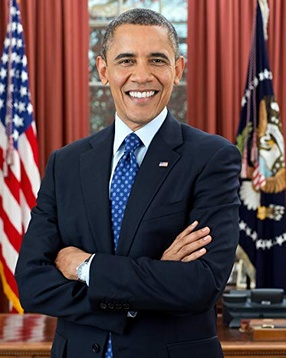
#> input picture images/Barack Obama.jpg, 286 x 358 px, shrunk from 425 x 531 before the run; its folder holds only this picture in this run
$ python particle_swarm_optimisation.py
#> lines starting #> are read from the running program, lines starting #| are printed output that depends on the picture
### code/basic_face_recognition.py
import numpy as np
import cv2
import os
from pathlib import Path

MIN_NEIGHBOURS = 5


def fr(scale_factor):
    '''
    Main face recognition function, uses the images directory as the dataset, trains a model
    on the available images and assigns a label to the input image based on the trained model.
    The labels are obtained from the file names of the images available in the images folder itself.

    @param scale_factor: the scale factor to be used for the face detection algorithm
    '''

    try:
        # get current working directory using Path
        current_working_directory = Path.cwd()
        images_directory = os.path.join(
            current_working_directory.parent, 'images')

        # Create a list to store the known people's names (images to train the model on)
        known_people = []
        for file_name in os.listdir(images_directory):
            person_name = os.path.splitext(file_name)[0]
            known_people.append(person_name)

        # Create LBPH recognizer, list to store data and labels
        recognizer = cv2.face.LBPHFaceRecognizer_create()
        training_data = []
        labels = []

        # Loop through known people
        for person_name in known_people:

            img_path = os.path.join(images_directory, f"{person_name}.jpg")
            img = cv2.imread(img_path, cv2.IMREAD_GRAYSCALE)

            # Extract the face from the image
            face_cascade = cv2.CascadeClassifier(
                cv2.data.haarcascades + 'haarcascade_frontalface_default.xml')
            faces = face_cascade.detectMultiScale(
                img, scaleFactor=scale_factor, minNeighbors=MIN_NEIGHBOURS, minSize=(30, 30))

            # add face to training data list and label to known labels
            for (x, y, w, h) in faces:
                face = img[y:y + h, x:x + w]
                training_data.append(face)
                labels.append(known_people.index(person_name))

        # Train the LBPH model with the training data and labels
        recognizer.train(training_data, np.array(labels))

        # Load the input image
        input_image_path = os.path.join(
            current_working_directory.parent, 'input.jpg')
        input_image = cv2.imread(input_image_path, cv2.IMREAD_GRAYSCALE)

        # Detect faces in the input image and loop through them
        faces = face_cascade.detectMultiScale(
            input_image, scaleFactor=scale_factor, minNeighbors=MIN_NEIGHBOURS, minSize=(30, 30))

        for (x, y, w, h) in faces:
            face = input_image[y:y + h, x:x + w]

            # Predict the label for the detected face using the trained LBPH model
            label, loss = recognizer.predict(face)
            confidence = 100 - loss

            # Check if the predicted label is in the known people list
            if label < len(known_people):
                person_name = known_people[label]
                cv2.putText(input_image, f"{person_name}: {confidence:.2f}",
                            (x, y - 10), cv2.FONT_HERSHEY_SIMPLEX, 0.7, (255, 0, 0), 2)

            # If the predicted label is not in the known people list, display 'Unidentified'
            else:
                cv2.putText(input_image, "Unidentified", (x, y - 10),
                            cv2.FONT_HERSHEY_SIMPLEX, 0.7, (255, 0, 0), 2)

        # [7 lines of commented-out code are left out]

        return (person_name, confidence)

    except Exception as e:
        # print('Error:', e)
        return ('undefined', 0)

### code/fitness_function.py

from basic_face_recognition import fr


def fitness_function(scale_factor):
    '''
    Universal fitness function for all search algorithms.
    If there is a label mismatch, return zero.
    Otherwise, return the confidence value.
    '''

    person_name, confidence = fr(scale_factor)
    return confidence, person_name

### code/particle_swarm_optimisation.py
import random
import datetime
import os
import matplotlib.pyplot as plt
from fitness_function import fitness_function


def particle_swarm_optimization(fitness_func, num_particles, max_iterations):
    '''
    Implementation of the particle swarm optimization algorithm for finding the maximum confidence that can be extracted from a facial recognition algorithm by varying the scale factor.

    @param fitness_func: the fitness function to be used to evaluate the fitness of each individual
    @param num_particles: the number of particles to be used in the algorithm
    @param max_iterations: the maximum number of iterations to be performed
    '''
#> called with num_particles = 5, max_iterations = 10

    # initialize the particles with random positions within the range of 1 to 2 and random velocities
    particles = []
    print(f'Initial particles:\n')
    for i in range(num_particles):
        position = random.uniform(1, 2)
        velocity = random.uniform(-0.1, 0.1)
        best_fitness, prediction = fitness_func(position)
        particle = {
            "position": position,
            "velocity": velocity,
            "best_position": position,
            "best_fitness": best_fitness,
            "prediction": prediction
        }
        print(
            f'Particle #{i + 1}: position: {particle["position"]:.4f}, velocity: {particle["velocity"]:.4f}, current fitness: {particle["best_fitness"]:.4f}')
        particles.append(particle)
#> this loop made 5 passes
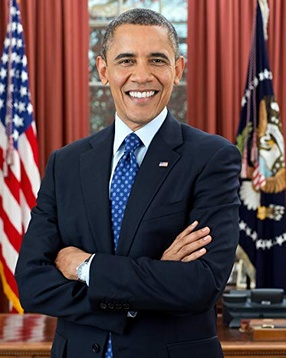
#> input picture images/Barack Obama.jpg, 286 x 358 px, shrunk from 425 x 531 before the run
#> pass 1, in fr, `img = cv2.imread(img_path, cv2.IMREAD_GRAYSCALE)`:
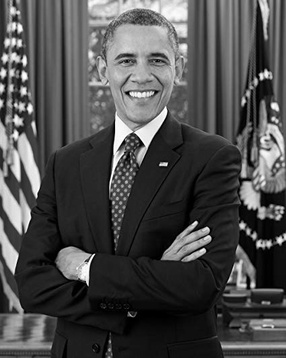
#> img: shape (358, 286); min 0, max 255, mean 76.7
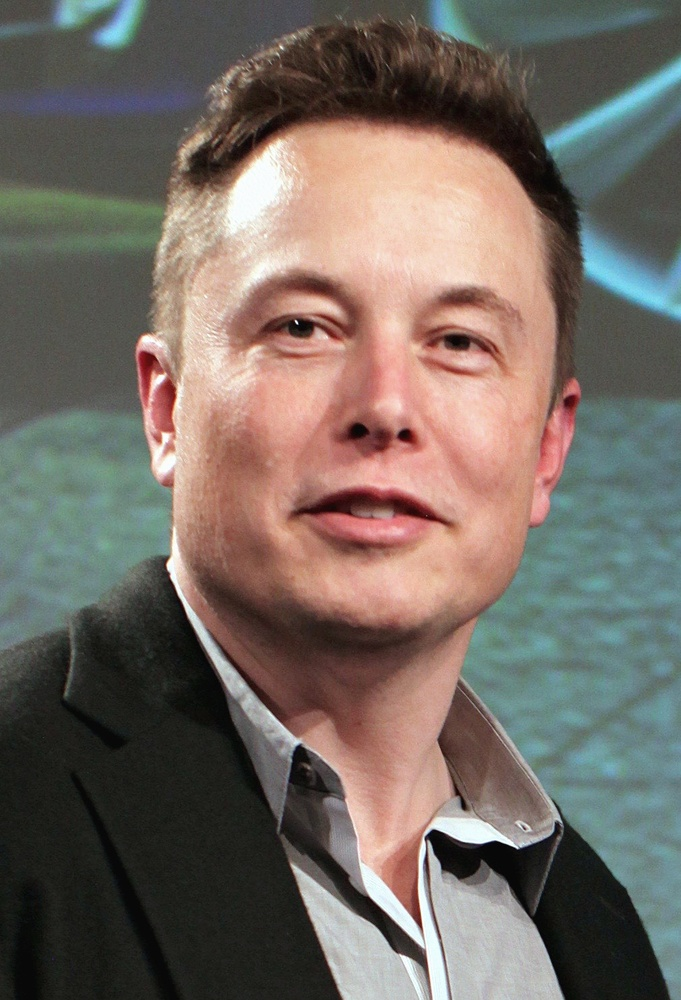
#> input picture input.jpg, 681 x 1000 px, shrunk from 1011 x 1484 before the run
#> pass 1, in fr, `input_image = cv2.imread(input_image_path, cv2.IMREAD_GRAYSCALE)`:
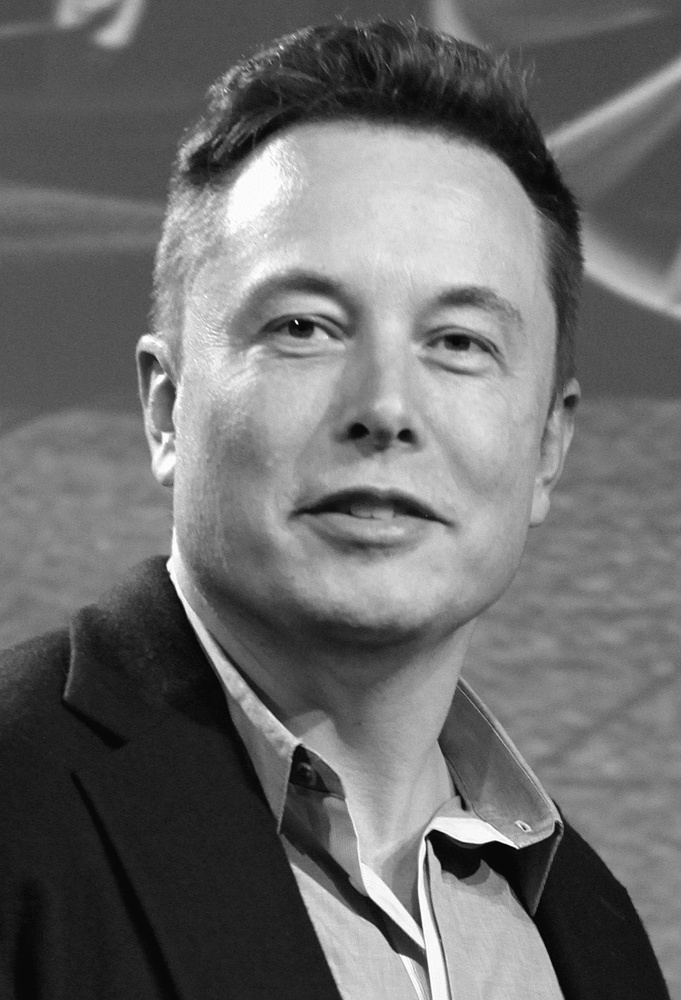
#> input_image: shape (1000, 681); min 0, max 255, mean 108.4
    print('\n' + '-'*150)

    # initialize the global best position and its fitness to the first particle's best position and its fitness
    global_best_position = particles[0]["best_position"]
    global_best_fitness = particles[0]["best_fitness"]
    global_prediction = particles[0]["prediction"]

    # lists to store data for plotting
    global_best_positions = []
    global_best_fitnesses = []
    particle_positions = [[] for _ in range(num_particles)]
    particle_fitnesses = [[] for _ in range(num_particles)]

    now = datetime.datetime.now()
    # Format the date and time as "DD-MM-YYYY at HH:MM"
    formatted_datetime = now.strftime("%d-%m-%Y at %H-%M-%S")

    # create a directory for saving the plots
    plots_dir = f'PSO Plots [{formatted_datetime}]'
    os.makedirs(plots_dir, exist_ok=True)

    # repeat until maximum number of iterations is reached
    for i in range(max_iterations):
        print(f'Iteration #{i + 1}:\n')

        # update the velocity and position of each particle
        for j in range(len(particles)):
            particle = particles[j]

            # update the velocity, limit it to max 0.1
            new_velocity = 0.5 * particle["velocity"] + 1.5 * random.random() * (
                particle["best_position"] - particle["position"]) + 2.0 * random.random() * (global_best_position - particle["position"])
            particle["velocity"] = max(min(new_velocity, 0.1), -0.1)

            # update the position, make sure it stays within the range of 1 to 2
            particle["position"] += particle["velocity"]
            particle["position"] = max(min(particle["position"], 2), 1)

            # update the particle's best position and its fitness if its current position has higher fitness
            current_fitness, current_prediction = fitness_func(
                particle["position"])
            if current_fitness > particle["best_fitness"]:
                particle["best_position"] = particle["position"]
                particle["best_fitness"] = current_fitness
                particle["prediction"] = current_prediction

            # store data for plotting
            particle_positions[j].append(particle["position"])
            particle_fitnesses[j].append(current_fitness)

            print(
                f'Particle #{j + 1}: position: {particle["position"]:.4f}, velocity: {particle["velocity"]:.4f}, current fitness: {current_fitness:.4f}, best_fitness: {particle["best_fitness"]:.4f}, prediction: {particle["prediction"]}')

        # update the global best position and its fitness if any particle has higher fitness than it
        for particle in particles:
            if particle["best_fitness"] > global_best_fitness:
                global_best_position = particle["best_position"]
                global_best_fitness = particle["best_fitness"]
                global_prediction = particle["prediction"]

        global_best_positions.append(global_best_position)
        global_best_fitnesses.append(global_best_fitness)

        print(
            f'Global best position: {global_best_position:.4f}, global best fitness: {global_best_fitness:.4f}, prediction: {global_prediction}\n')
        print('-'*150)
#> this loop made 10 passes

    # plot the global best position and its fitness over iterations
    plt.figure(figsize=(12, 6))
    plt.plot(global_best_positions)
    plt.xlabel('Iteration')
    plt.ylabel('Global Best Position')
    plt.title('Global Best Position over Iterations')
    plt.savefig(f'{plots_dir}/global_best_positions.png')
#> figure, not shown here; curve peaks at x = 2, y = 1.61

    plt.figure(figsize=(12, 6))
    plt.plot(global_best_fitnesses)
    plt.xlabel('Iteration')
    plt.ylabel('Global Best Fitness')
    plt.title('Global Best Fitness over Iterations')
    plt.savefig(f'{plots_dir}/global_best_fitnesses.png')
#> figure, not shown here; curve peaks at x = 8, y = 23.11

    # plot the position and fitness of all particles in one graph

    fig, (ax1, ax2) = plt.subplots(2, 1, figsize=(12, 12))

    for j in range(num_particles):
        ax1.plot(particle_positions[j], label=f'Particle {j + 1} Position')
        ax2.plot(particle_fitnesses[j], label=f'Particle {j + 1} Fitness')

    # Add labels and titles to the subplots
    ax1.set_xlabel('Iteration')
    ax1.set_ylabel('Position')
    ax1.set_title('Particle Position over Iterations')
    ax2.set_xlabel('Iteration')
    ax2.set_ylabel('Fitness')
    ax2.set_title('Particle Fitness over Iterations')

    # Add legend to differentiate between position and fitness
    ax1.legend()
    ax2.legend()

    # Save the plot
    plt.savefig(f'{plots_dir}/particle_positions_and_fitnesses.png')
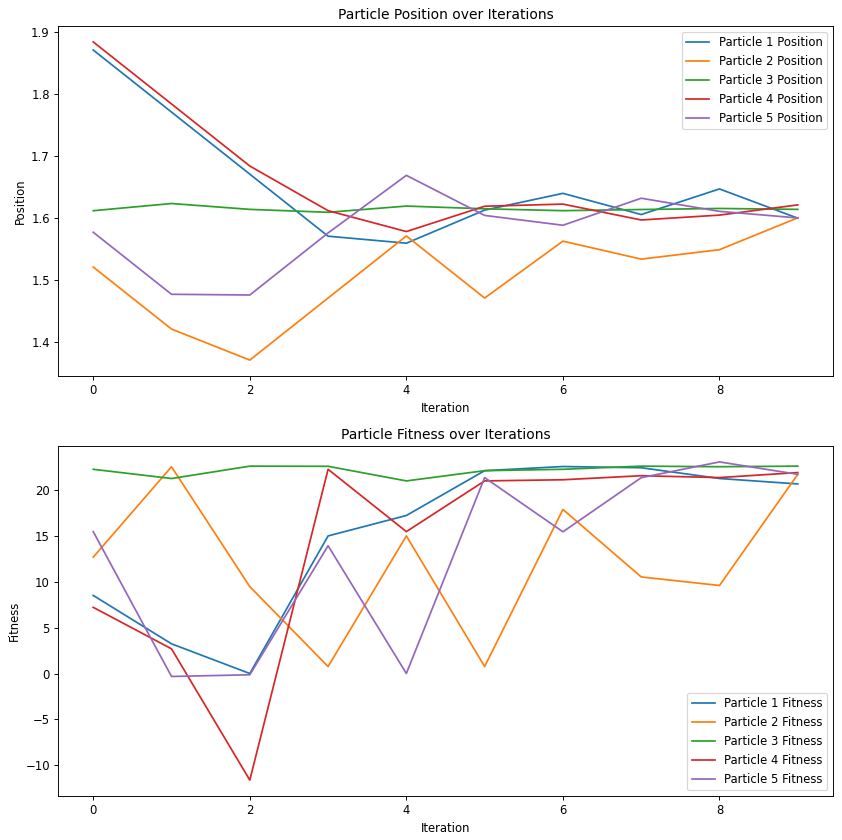
#> figure drawn by matplotlib, 2 panels; panel 1: curve peaks at x = 0, y = 1.87; panel 1: curve peaks at x = 9, y = 1.6; panel 1: curve peaks at x = 1, y = 1.62; panel 2: curve peaks at x = 6, y = 22.61

    # plot the position and fitness of each particle in a separate graph

    for j in range(num_particles):
        fig, (ax1, ax2) = plt.subplots(2, 1, figsize=(12, 6))

        # Plot fitness on the first subplot
        ax1.plot(particle_fitnesses[j])
        ax1.set_xlabel('Iteration')
        ax1.set_ylabel('Fitness')
        ax1.set_title(f'Particle {j + 1} Fitness over Iterations')

        # Plot position on the second subplot
        ax2.plot(particle_positions[j])
        ax2.set_xlabel('Iteration')
        ax2.set_ylabel('Position')
        ax2.set_title(f'Particle {j + 1} Position over Iterations')

        # Adjust spacing between subplots
        plt.subplots_adjust(hspace=0.5)

        # Save the plot
        plt.savefig(f'{plots_dir}/particle #{j + 1}.png')

    print('Optimization complete! Plots saved.\n')
    return global_best_position, global_best_fitness, global_prediction


def main():

    # set the number of particles and maximum number of iterations
    num_particles = 5
    max_iterations = 10

    # call the particle_swarm_optimization function with the fitness function and parameters
    param, fitness, prediction = particle_swarm_optimization(
        fitness_function, num_particles, max_iterations)
    print(f"\nBest scale factor: {param:.4f}")
    print(f"Maximum confidence: {fitness:.4f}")
    print(f"Prediction: {prediction}")


if __name__ == '__main__':
    main()
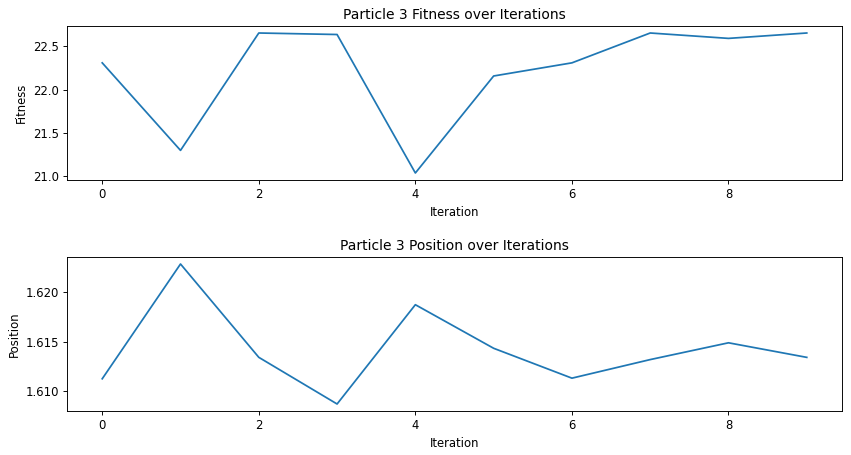
#> figure drawn by matplotlib, 2 panels; panel 1: curve peaks at x = 2, y = 22.65; panel 2: curve peaks at x = 1, y = 1.62
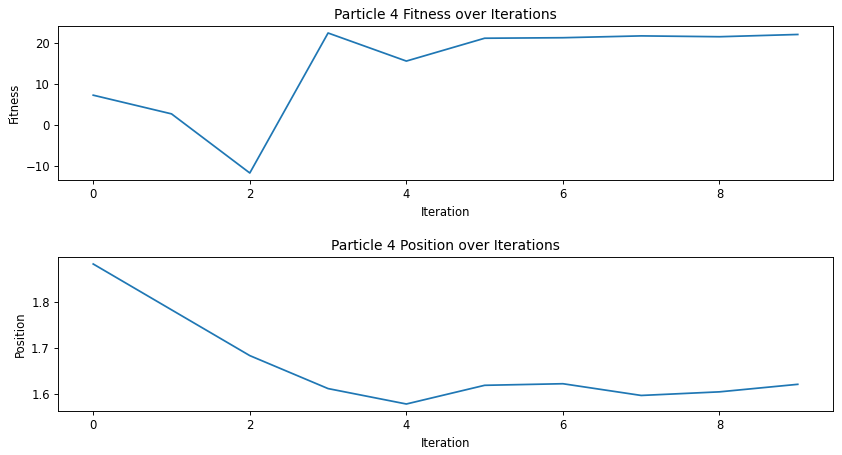
#> figure drawn by matplotlib, 2 panels; panel 1: curve peaks at x = 3, y = 22.31; panel 2: curve peaks at x = 0, y = 1.88
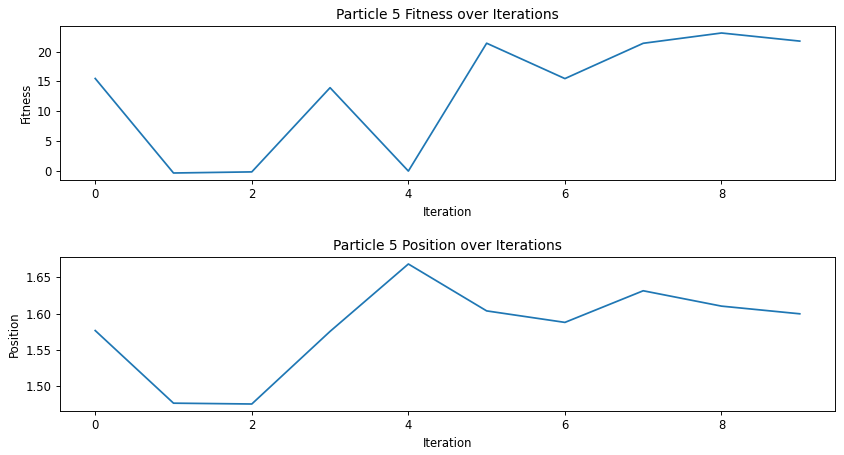
#> figure drawn by matplotlib, 2 panels; panel 1: curve peaks at x = 8, y = 23.11; panel 2: curve peaks at x = 4, y = 1.67
